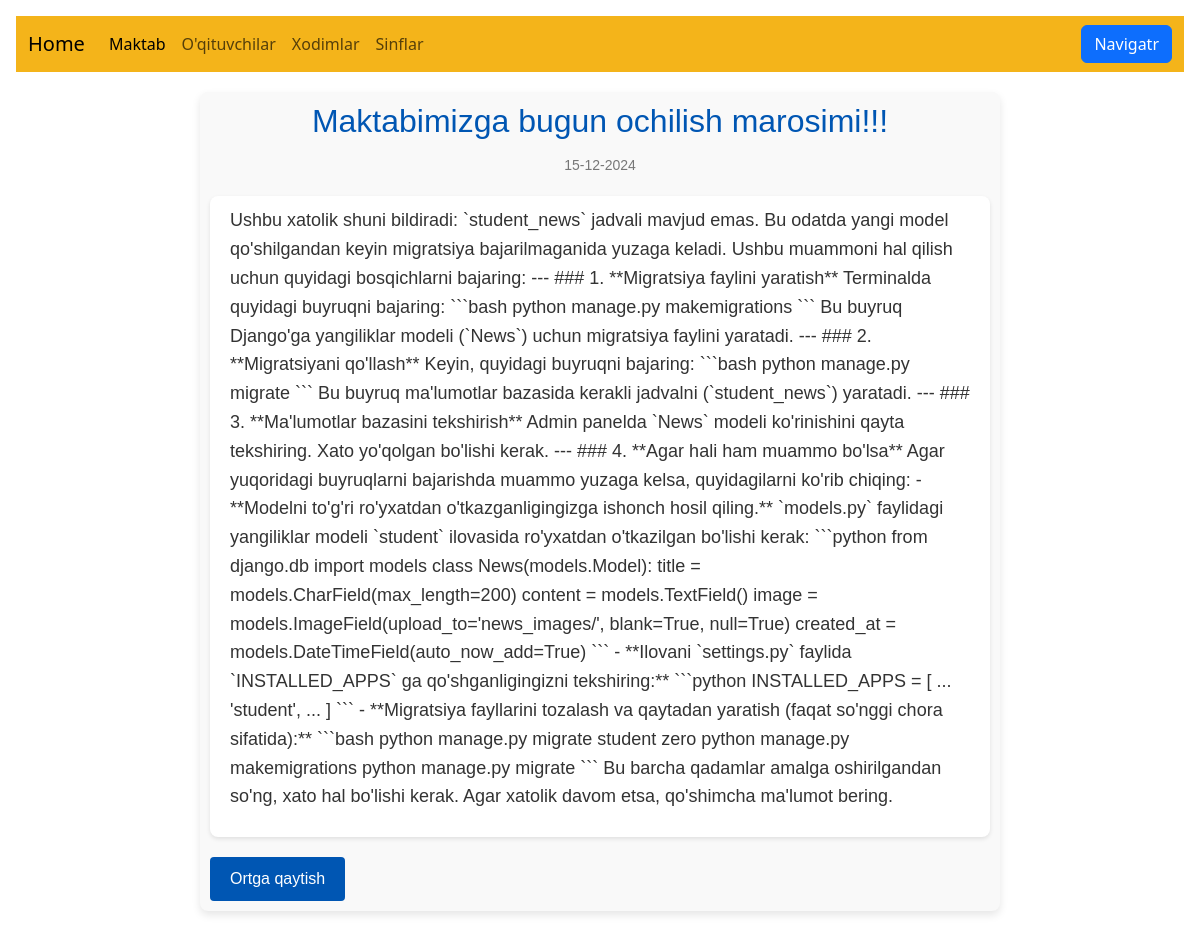
/student/news/1/ (signed in), run on the app's committed database.
### student/models.py (models this page shows, shortened)
class News(models.Model):
    title = models.CharField(max_length=200)  # Yangilik sarlavhasi
    content = models.TextField()  # To'liq yangilik matni
    image = models.ImageField(upload_to='news_images/', blank=True, null=True)  # Yangilik rasmi
    created_at = models.DateTimeField(auto_now_add=True)  # Yaratilgan sana

### student/views.py (the view)
# urls.py: path('news/<int:pk>/', NewsDetailView.as_view(), name='news_detail'),  # Yangilik tafsiloti
class NewsDetailView(LoginRequiredMixin, DetailView):
    model = News
    template_name = 'home_new.html'  # Yangilik tafsiloti shabloni
    context_object_name = 'news'  # Shablonga o'tadigan kontekst nomi

### templates/home_new.html (shortened to what this page needs)
{% extends 'base2.html' %}
{% load static %}
{% block content %}
<link rel="stylesheet" href="{% static 'css/home-new.css' %}">
<div class="news-detail-container">
    <div class="news-detail">
        <h1 class="news-title">{{ news.title }}</h1>
        <p class="news-date">{{ news.created_at|date:"d-m-Y" }}</p>
        <div class="news-content">
            <p>{{ news.content }}</p>
        </div>
    </div>
    <a class="back-button" href="{% url 'news_list' %}">Ortga qaytish</a>
</div>
{% endblock content %}

### static/css/home-new.css (style rules this page uses)
.news-detail-container { max-width: 800px; margin: 20px auto; padding: 10px; font-family: 'Arial', sans-serif; background-color: #f9f9f9; border-radius: 8px; box-shadow: 0 4px 8px rgba(0, 0, 0, 0.1); overflow: hidden; }
.news-title { font-size: 32px; color: #0056b3; text-align: center; margin-bottom: 15px; }
.news-date { font-size: 14px; color: #777; text-align: center; margin-bottom: 20px; }
.news-content { font-size: 18px; line-height: 1.6; color: #333; padding: 10px 20px; background-color: #ffffff; border-radius: 8px; box-shadow: 0 2px 4px rgba(0, 0, 0, 0.1); }
.back-button { display: inline-block; margin-top: 20px; padding: 10px 20px; font-size: 16px; color: #ffffff; background-color: #0056b3; text-decoration: none; text-align: center; border-radius: 4px; transition: background-color 0.3s, transform 0.2s; }

### data on the page
News: title "Maktabimizga bugun ochilish marosimi!!!", created_at "15-12-2024", content "Ushbu xatolik shuni bildiradi: `student_news` jadvali mavjud emas. Bu odatda yangi model qo'shilgandan keyin migratsiya bajarilmaganida yuzaga keladi. Ushbu muammoni hal qilish uchun quyidagi bosqichlarni bajaring: --- ### 1. **Migratsiya faylini yaratish** Terminalda quyidagi buyruqni bajaring: ```bash python manage.py makemigrations ``` Bu buyruq Django'ga yangiliklar modeli (`News`) uchun migratsiya faylini yaratadi. --- ### 2. **Migratsiyani qo'llash** Keyin, quyidagi buyruqni bajaring: ```bash python manage.py migrate ``` Bu buyruq ma'lumotlar bazasida kerakli jadvalni (`student_news`) yaratadi. --- ### 3. **Ma'lumotlar bazasini tekshirish** Admin panelda `News` modeli ko'rinishini…"
